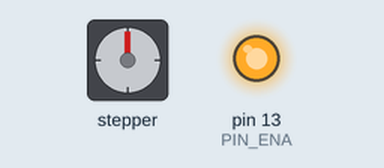
The sketch below on a simulated Arduino Uno, built with avr-gcc and run on an emulated ATmega328P. Shown: stepper motor, output pins drawn as LEDs (lit = HIGH). Stepper angles assume 200 steps per turn.

Above: at 0.05 s.
At 0.45 s:
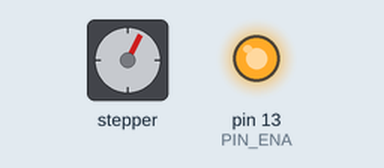
At 0.85 s:
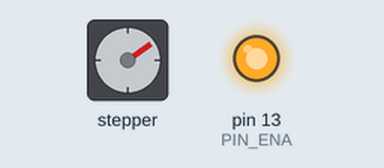
At 2.0 s:
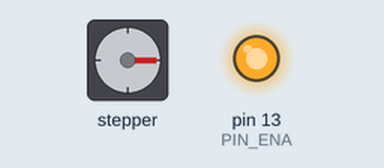
Timing chart, 0 to 4.6 s (numbered marks = the images above):
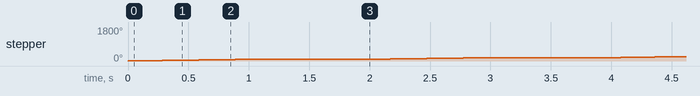

Measured:
- by itself, stepper: turns 90° clockwise in 0.99 s, repeating every 2.0 s

The sketch:

TapeSensor.ino
```cpp
#include <Stepper.h>

// 200 steps = 360 degrees
const int stepsPerRevolution = 200;
const int steps90Degrees = 50;

// Pins for Enable (Must be HIGH for motor to move)
const int PIN_ENA = 13;

// Initialize the stepper on pins 2, 4, 3, 5
Stepper myStepper(stepsPerRevolution, 5, 4, 3, 2);

void setup() {
  // Set Enable pins as outputs and turn them HIGH
  pinMode(PIN_ENA, OUTPUT);
  digitalWrite(PIN_ENA, HIGH);

  // 10 RPM is slow enough for torque but fast enough to see
  myStepper.setSpeed(15);

  Serial.begin(9600);
  // Serial.println("Starting 90-degree back-and-forth test...");
}

void loop() {
  // 1. Rotate 90 degrees Forward (Clockwise)
  // Serial.println("Moving Forward 90...");
  myStepper.step(steps90Degrees);
  delay(1000); // Pause for 1 second

  // 2. Rotate 90 degrees Backward (Counter-Clockwise)
  //Serial.println("Moving Backward 90...");
  //myStepper.step(-steps90Degrees);
  //delay(1000); // Pause for 1 second
}
```
